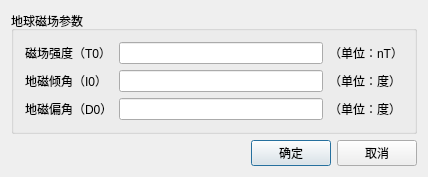
<?xml version="1.0" encoding="UTF-8"?>
<ui version="4.0">
 <class>yQGeoMagFieldSettingDialog</class>
 <widget class="QDialog" name="yQGeoMagFieldSettingDialog">
  <property name="geometry">
   <rect>
    <x>0</x>
    <y>0</y>
    <width>428</width>
    <height>176</height>
   </rect>
  </property>
  <property name="sizePolicy">
   <sizepolicy hsizetype="Fixed" vsizetype="Fixed">
    <horstretch>0</horstretch>
    <verstretch>0</verstretch>
   </sizepolicy>
  </property>
  <property name="windowTitle">
   <string>地磁参数设置</string>
  </property>
  <property name="windowIcon">
   <iconset resource="UI.qrc">
    <normaloff>:/UI/dialogLogo</normaloff>:/UI/dialogLogo</iconset>
  </property>
  <layout class="QVBoxLayout" name="verticalLayout">
   <item>
    <widget class="QGroupBox" name="groupBox">
     <property name="title">
      <string>地球磁场参数</string>
     </property>
     <layout class="QGridLayout" name="gridLayout">
      <item row="0" column="0">
       <widget class="QLabel" name="label">
        <property name="text">
         <string>磁场强度（T0）</string>
        </property>
       </widget>
      </item>
      <item row="1" column="0">
       <widget class="QLabel" name="label_2">
        <property name="text">
         <string>地磁倾角（I0）</string>
        </property>
       </widget>
      </item>
      <item row="0" column="1">
       <widget class="QLineEdit" name="T0">
        <property name="text">
         <string/>
        </property>
       </widget>
      </item>
      <item row="2" column="0">
       <widget class="QLabel" name="label_3">
        <property name="text">
         <string>地磁偏角（D0）</string>
        </property>
       </widget>
      </item>
      <item row="2" column="1">
       <widget class="QLineEdit" name="D0">
        <property name="text">
         <string/>
        </property>
       </widget>
      </item>
      <item row="0" column="2">
       <widget class="QLabel" name="label_4">
        <property name="text">
         <string>（单位：nT）</string>
        </property>
       </widget>
      </item>
      <item row="1" column="2">
       <widget class="QLabel" name="label_5">
        <property name="text">
         <string>（单位：度）</string>
        </property>
       </widget>
      </item>
      <item row="2" column="2">
       <widget class="QLabel" name="label_6">
        <property name="text">
         <string>（单位：度）</string>
        </property>
       </widget>
      </item>
      <item row="1" column="1">
       <widget class="QLineEdit" name="I0">
        <property name="text">
         <string/>
        </property>
       </widget>
      </item>
     </layout>
    </widget>
   </item>
   <item>
    <layout class="QHBoxLayout" name="horizontalLayout">
     <item>
      <spacer name="horizontalSpacer_3">
       <property name="orientation">
        <enum>Qt::Horizontal</enum>
       </property>
       <property name="sizeHint" stdset="0">
        <size>
         <width>40</width>
         <height>20</height>
        </size>
       </property>
      </spacer>
     </item>
     <item>
      <widget class="QPushButton" name="okButton">
       <property name="text">
        <string>确定</string>
       </property>
       <property name="icon">
        <iconset resource="UI.qrc">
         <normaloff>:/UI/apply</normaloff>:/UI/apply</iconset>
       </property>
      </widget>
     </item>
     <item>
      <widget class="QPushButton" name="cancelButton">
       <property name="text">
        <string>取消</string>
       </property>
       <property name="icon">
        <iconset resource="UI.qrc">
         <normaloff>:/UI/cancel</normaloff>:/UI/cancel</iconset>
       </property>
      </widget>
     </item>
    </layout>
   </item>
  </layout>
 </widget>
 <layoutdefault spacing="6" margin="11"/>
 <tabstops>
  <tabstop>T0</tabstop>
  <tabstop>I0</tabstop>
  <tabstop>D0</tabstop>
  <tabstop>okButton</tabstop>
  <tabstop>cancelButton</tabstop>
 </tabstops>
 <resources>
  <include location="UI.qrc"/>
 </resources>
 <connections>
  <connection>
   <sender>cancelButton</sender>
   <signal>clicked()</signal>
   <receiver>yQGeoMagFieldSettingDialog</receiver>
   <slot>reject()</slot>
   <hints>
    <hint type="sourcelabel">
     <x>415</x>
     <y>163</y>
    </hint>
    <hint type="destinationlabel">
     <x>130</x>
     <y>76</y>
    </hint>
   </hints>
  </connection>
  <connection>
   <sender>okButton</sender>
   <signal>clicked()</signal>
   <receiver>yQGeoMagFieldSettingDialog</receiver>
   <slot>accept()</slot>
   <hints>
    <hint type="sourcelabel">
     <x>315</x>
     <y>163</y>
    </hint>
    <hint type="destinationlabel">
     <x>130</x>
     <y>76</y>
    </hint>
   </hints>
  </connection>
 </connections>
</ui>
